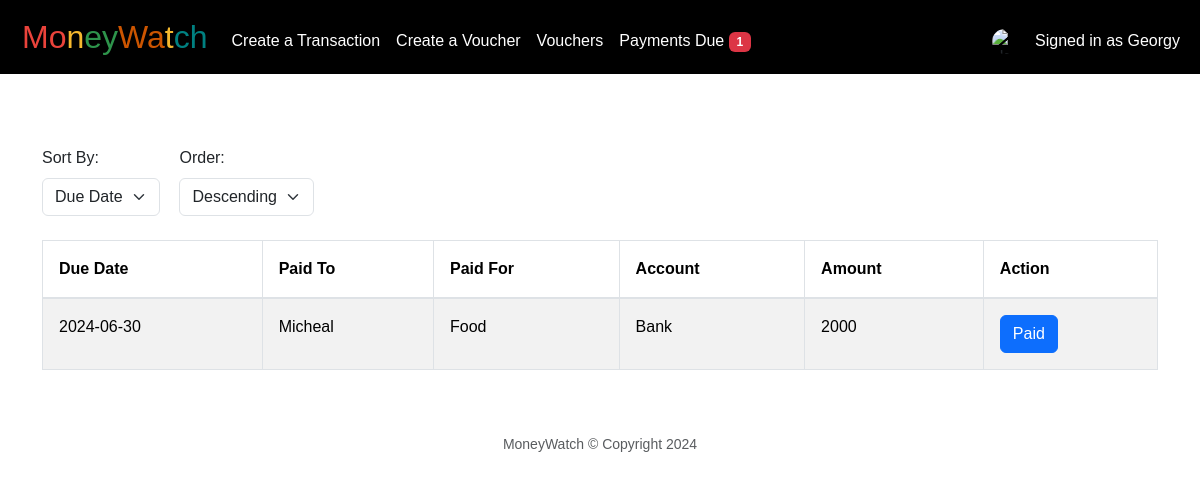
Page /reminder (signed in) on the committed database.
### tables this page shows
CREATE TABLE users (id INTEGER PRIMARY KEY AUTOINCREMENT NOT NULL, username TEXT NOT NULL, hash TEXT NOT NULL, pin INTEGER NOT NULL, name TEXT NOT NULL, user_id INTEGER);

CREATE TABLE payments (id INTEGER PRIMARY KEY AUTOINCREMENT, date DATE NOT NULL, pay_to TEXT, pay_for TEXT, account TEXT, status TEXT, amount DECIMAL(10, 2) NOT NULL, due_date DATE, user_id INTEGER);

### app.py (the view, shortened to what this page needs)
@app.route("/reminder", methods=["GET", "POST"])
@login_required
def reminder():
    user_id = session["user_id"]
    name_row = db.execute("SELECT name FROM users WHERE user_id = ?", user_id)
    name = name_row[0]['name'] if name_row else None
    current_date = datetime.now().strftime("%Y-%m-%d")
    sort_by = request.args.get("sort_by", "due_date")
    order = request.args.get("order", "descending")
    order_by_clause = f"{sort_by} {'ASC' if order == 'ascending' else 'DESC'}"
    payments = db.execute(f"SELECT * FROM payments WHERE user_id = ? AND due_date IS NOT NULL ORDER BY {order_by_clause}", user_id)
    return render_template("reminder.html", name=name, payments=payments, sort_by=sort_by, order=order)

### app.py (called while the page is built)
@app.after_request
def after_request(response):
    response.headers["Cache-Control"] = "no-cache, no-store, must-revalidate"
    response.headers["Expires"] = 0
    response.headers["Pragma"] = "no-cache"
    return response

@app.context_processor
def inject_user_name():
    name = None
    if "user_id" in session:
        user_id = session["user_id"]
        name_row = db.execute("SELECT name FROM users WHERE user_id = ?", user_id)
        name = name_row[0]['name'] if name_row else None
    return {'name': name}

@app.context_processor
def inject_reminder_count():
    if "user_id" in session:
        user_id = session["user_id"]
        reminder_count = db.execute("SELECT COUNT(*) AS count FROM payments WHERE user_id = ? AND due_date IS NOT NULL", user_id)[0]["count"]
        return dict(reminder_count=reminder_count)
    return dict(reminder_count=0)

### helpers.py (called while the page is built)
def login_required(f):
    @wraps(f)
    def decorated_function(*args, **kwargs):
        if session.get("user_id") is None:
            return redirect("/login")
        return f(*args, **kwargs)
    return decorated_function

### templates/reminder.html (shortened to what this page needs)
{% extends "layout.html" %}
{% if session["user_id"] %}
{% block name %}
Signed in as {{ name }}
{% endblock %}
{% endif %}
{% block main %}
<br>
<form method="get" action="/reminder" class="form-inline" id="sortForm">
    <div class="form-group">
        <label class="form-label" for="sort_by">Sort By:</label>
        <select id="sort_by" name="sort_by" class="form-select" onchange="autoSubmit()">
            <option value="due_date" {% if sort_by == "due_date" %}selected{% endif %}>Due Date</option>
        </select>
    </div>
    <div class="form-group">
        <label class="form-label" for="order">Order:</label>
        <select id="order" name="order" class="form-select" onchange="autoSubmit()">
            <option value="descending" {% if order == "descending" %}selected{% endif %}>Descending</option>
        </select>
    </div>
</form>
<br>
<div class="table-container">
    <table class="table table-bordered table-striped">
        <thead class="thead-light">
            <tr>
                <th>Due Date</th>
                <th>Paid To</th>
                <th>Paid For</th>
                <th>Account</th>
                <th>Amount</th>
                <th>Action</th>
            </tr>
        </thead>
        <tbody>
            {% for payment in payments %}
                <tr>
                    <td>{{ payment.due_date }}</td>
                    <td>{{ payment.pay_to }}</td>
                    <td>{{ payment.pay_for }}</td>
                    <td>{{ payment.account }}</td>
                    <td>{{ payment.amount }}</td>
                    <td>
                        <form method="post" action="{{ url_for('reminder') }}">
                            <button type="submit" class="btn btn-primary">Paid</button>
                        </form>
                    </td>
                </tr>
            {% endfor %}
        </tbody>
    </table>
</div>
{% endblock %}

### static/styles.css (style rules this page uses)
body { background-color: #FFFFFF; color: #212529; font-size: 1rem; font-weight: 400; line-height: 1.5; margin: 0; text-align: left; font-family: Arial, sans-serif; padding: 0; }

### templates/reminder.html (style rules this page uses)
.table-container { width: 100%; overflow-x: auto; }
.form-inline .form-group { display: inline-block; margin-right: 15px; }
.table { width: 100%; max-width: 100%; margin-bottom: 1rem; background-color: transparent; }
.table th, .table td { padding: 1rem; vertical-align: top; border-top: 1px solid #dee2e6; }
.table thead th { vertical-align: bottom; border-bottom: 2px solid #dee2e6; }

### rows in the picture
users: name "Georgy"
payments: due_date "2024-06-30", pay_to "Micheal", pay_for "Food", account "Bank", amount "2000"

### other values in the picture
{{ reminder_count }} "1"
